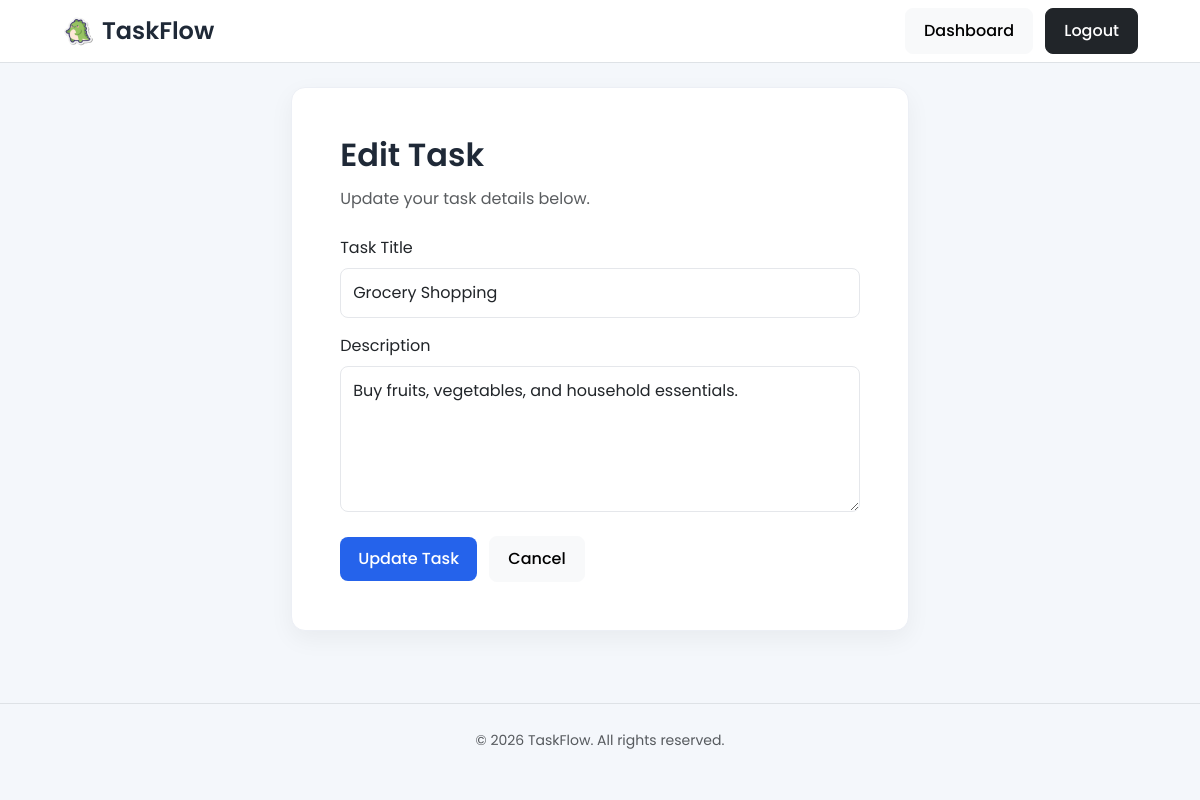
The page /edit-task/2 (signed in) on the database its author committed.
### models/task.py (models this page shows)
class Task(db.Model):
    id = db.Column(db.Integer, primary_key=True)
    title = db.Column(db.String(200), nullable=False)
    description = db.Column(db.Text)
    status = db.Column(db.String(20), default="Pending")
    user_id = db.Column(db.Integer, db.ForeignKey("user.id"), nullable=False)

### app.py (the view)
@app.route("/edit-task/<int:id>", methods=["GET", "POST"])
def edit_task(id):
    if "user" not in session:
        return redirect("/login")
    task = Task.query.get_or_404(id)
    if request.method == "POST":
        task.title = request.form["title"]
        task.description = request.form["description"]
        db.session.commit()
        flash("Task updated successfully.", "success")
        return redirect("/dashboard")
    return render_template("edit_task.html", task=task)

### templates/edit_task.html (shortened to what this page needs)
{% extends "base.html" %}
{% block content %}
<div class="row justify-content-center">
    <div class="col-lg-7">
        <div class="card">
            <div class="card-body p-5">
                <h2>Edit Task</h2>
                <p class="text-muted mb-4">
                    Update your task details below.
                </p>
                <form method="POST">
                    <div class="mb-3">
                        <label class="form-label">
                            Task Title
                        </label>
                        <input
                            type="text"
                            name="title"
                            value="{{ task.title }}"
                            class="form-control"
                            required>
                    </div>
                    <div class="mb-4">
                        <label class="form-label">
                            Description
                        </label>
                        <textarea
                            name="description"
                            rows="5"
                            class="form-control">{{ task.description }}</textarea>
                    </div>
                    <button
                        type="submit"
                        class="btn btn-primary">
                        Update Task
                    </button>
                    <a
                        href="/dashboard"
                        class="btn btn-light ms-2">
                        Cancel
                    </a>
                </form>
            </div>
        </div>
    </div>
</div>
{% endblock %}

### static/css/style.css (style rules this page uses)
:root { --primary:#2563EB; --primary-hover:#1D4ED8; --success:#16A34A; --warning:#D97706; --danger:#DC2626; --background:#F7F8FC; --white:#FFFFFF; --text:#1F2937; --text-light:#6B7280; --border:#E5E7EB; --shadow:0 6px 18px rgba(0,0,0,.06); }
* { margin:0; padding:0; box-sizing:border-box; }
body { font-family:'Poppins',sans-serif; background:#F4F7FB; color:#1F2937; }
h1,h2,h3,h4 { font-weight:600; color:var(--text); margin-bottom:12px; }
p { color:var(--text-light); line-height:1.6; }
a { text-decoration:none; }
.card { background:#fff; border:1px solid #ECEFF5 !important; border-radius:14px !important; box-shadow:0 8px 24px rgba(0,0,0,.05); transition:.25s; }
.btn { border-radius:8px !important; font-weight:500; padding:10px 18px; }
.btn-primary { background:var(--primary); border:none; }
input, textarea { border-radius:8px !important; border:1px solid var(--border) !important; padding:12px !important; transition:.2s; }

### rows shown on the page
Task: title "Grocery Shopping", description "Buy fruits, vegetables, and household essentials."
